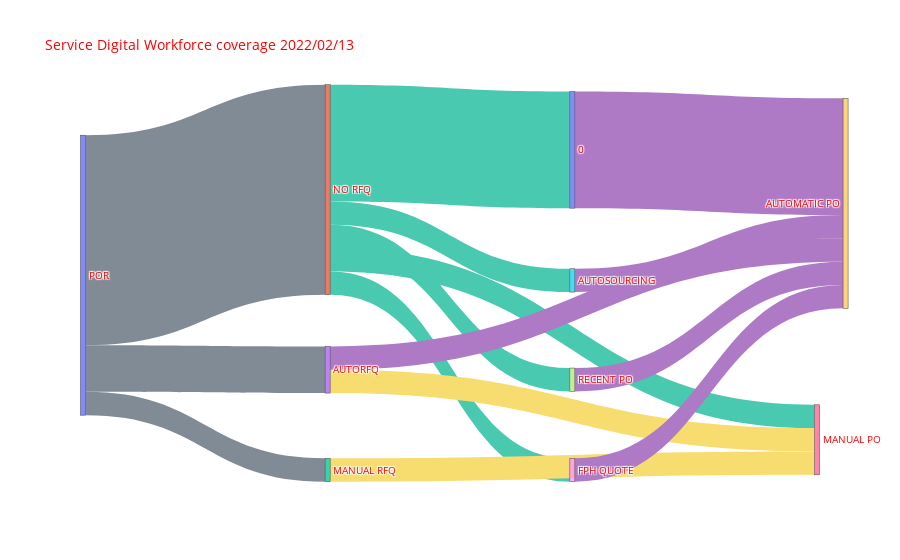

Notebook cell for this chart:
### Markdown cell above
# MY

### Code cell
label= ["POR","NO RFQ","MANUAL RFQ","AUTORFQ","BA","AUTOSOURCING","MANUAL PO","RECENT PO","FPH QUOTE","AUTOMATIC PO","0"]
source= [0,0,0,1,1,1,1,1,2,3,3,4,5,7,8]
target= [1,2,3,4,5,6,7,8,6,6,9,9,9,9,9]
value= [90,10,20,50,10,10,10,10,10,10,10,50,10,10,10]
color_link= ['#808B96','#808B96','#808B96','#48C9B0','#48C9B0','#48C9B0','#48C9B0','#48C9B0','#F7DC6F','#F7DC6F','#AF7AC5','#AF7AC5','#AF7AC5','#AF7AC5','#AF7AC5']


# data to dict, dict to sankey
link = dict(source = source, target = target, value = value, color=color_link)
node = dict(label = label, pad=50, thickness=5)
data = go.Sankey(link = link, node=node)
# plot
fig = go.Figure(data)

fig.update_layout(
    hovermode = 'x',
    title="Service Digital Workforce coverage 2022/02/13 ",
    font=dict(size = 10, color = 'red'),
    paper_bgcolor='white'
)

fig.show()

### Figure 1 — Plotly figure (JSON) as saved in the notebook; plotly's stock layout.template omitted (floating-point values rounded to 4 significant figures)
{"data": [{"link": {"color": ["#808B96", "#808B96", "#808B96", "#48C9B0", "#48C9B0", "#48C9B0", "#48C9B0", "#48C9B0", "#F7DC6F", "#F7DC6F", "#AF7AC5", "#AF7AC5", "#AF7AC5", "#AF7AC5", "#AF7AC5"], "source": [0, 0, 0, 1, 1, 1, 1, 1, 2, 3, 3, 4, 5, 7, 8], "target": [1, 2, 3, 4, 5, 6, 7, 8, 6, 6, 9, 9, 9, 9, 9], "value": [90, 10, 20, 50, 10, 10, 10, 10, 10, 10, 10, 50, 10, 10, 10]}, "node": {"groups": [[4]], "label": ["POR", "NO RFQ", "MANUAL RFQ", "AUTORFQ", "BA", "AUTOSOURCING", "MANUAL PO", "RECENT PO", "FPH QUOTE", "AUTOMATIC PO", "0"], "pad": 50, "thickness": 5, "x": [0.6653, 0.004019, 0.3347, 0.3347, 0.3347, 0.6653, 0.996, 0.6653, 0.6653, 1.035, 0.6653], "y": [0.1559, 0.461, 0.2361, 0.9738, 0.7099, 0.4748, 0.8942, 0.7361, 0.9738, 0.272, 0.1312]}, "selectedpoints": [4], "type": "sankey"}], "layout": {"autosize": true, "dragmode": "select", "font": {"color": "red", "size": 10}, "hovermode": "x", "paper_bgcolor": "white", "title": {"text": "Service Digital Workforce coverage 2022/02/13 "}}}
